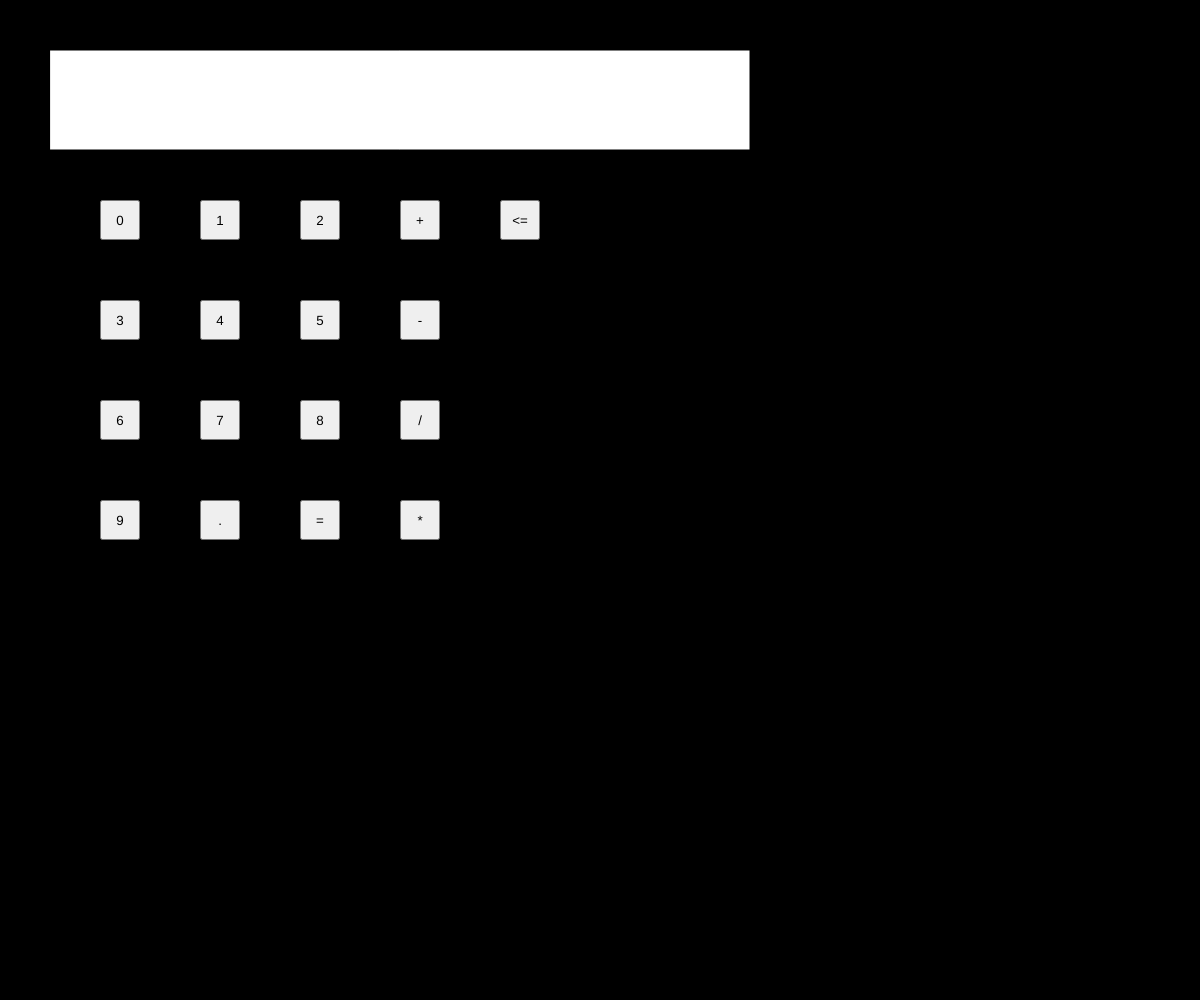
Frame 1 (no input)
Frame 60 (no input): identical to frame 1, image omitted
Frame 120 (the mouse pressed at the canvas centre since frame 60): identical to frame 1, image omitted

The p5.js sketch that drew this single still picture (run headless with seeded random() and noise() and a simulated clock; from frame 60 on, the mouse is pressed at the canvas centre):

// p5.js sketch
// ── sketch.js
var input;
var output;

var plusButton;
var minusButton;
var divideButton;
var multiplyButton;

var button;

var numButtons = [];

var numPos = [100,200];
var opPos = [400,200]

var string;

var currNum;

var enterButton;

var back;



function setup() {
  createCanvas(windowWidth,windowHeight );

  

    button = createButton("0");
    button.position(numPos[0],numPos[1])
    button.mousePressed(zero)
    button.size(40,40)
    numButtons.push(button);
    numPos[0]+=100;
    if(numPos[0]>300)
    {
      numPos[0]=100;
      numPos[1]+=100;
    }
    button = createButton("1");
    button.position(numPos[0],numPos[1])
    button.mousePressed(one)
    button.size(40,40)
    numButtons.push(button);
    numPos[0]+=100;
    if(numPos[0]>300)
    {
      numPos[0]=100;
      numPos[1]+=100;
    }
    button = createButton("2");
    button.position(numPos[0],numPos[1])
    button.mousePressed(two)
    button.size(40,40)
    numButtons.push(button);
    numPos[0]+=100;
    if(numPos[0]>300)
    {
      numPos[0]=100;
      numPos[1]+=100;
    }
    button = createButton("3");
    button.position(numPos[0],numPos[1])
    button.mousePressed(three)
    button.size(40,40)
    numButtons.push(button);
    numPos[0]+=100;
    if(numPos[0]>300)
    {
      numPos[0]=100;
      numPos[1]+=100;
    }
    button = createButton("4");
    button.position(numPos[0],numPos[1])
    button.mousePressed(four)
    button.size(40,40)
    numButtons.push(button);
    numPos[0]+=100;
    if(numPos[0]>300)
    {
      numPos[0]=100;
      numPos[1]+=100;
    }
    button = createButton("5");
    button.position(numPos[0],numPos[1])
    button.mousePressed(five)
    button.size(40,40)
    numButtons.push(button);
    numPos[0]+=100;
    if(numPos[0]>300)
    {
      numPos[0]=100;
      numPos[1]+=100;
    }
    button = createButton("6");
    button.position(numPos[0],numPos[1])
    button.mousePressed(six)
    button.size(40,40)
    numButtons.push(button);
    numPos[0]+=100;
    if(numPos[0]>300)
    {
      numPos[0]=100;
      numPos[1]+=100;
    }
    button = createButton("7");
    button.position(numPos[0],numPos[1])
    button.mousePressed(seven)
    button.size(40,40)
    numButtons.push(button);
    numPos[0]+=100;
    if(numPos[0]>300)
    {
      numPos[0]=100;
      numPos[1]+=100;
    }
    button = createButton("8");
    button.position(numPos[0],numPos[1])
    button.mousePressed(eight)
    button.size(40,40)
    numButtons.push(button);
    numPos[0]+=100;
    if(numPos[0]>300)
    {
      numPos[0]=100;
      numPos[1]+=100;
    }
    button = createButton("9");
    button.position(numPos[0],numPos[1])
    button.mousePressed(nine)
    button.size(40,40)
    numButtons.push(button);
    numPos[0]+=100;
    if(numPos[0]>300)
    {
      numPos[0]=100;
      numPos[1]+=100;
    }
    button = createButton(".");
    button.position(numPos[0],numPos[1])
    button.mousePressed(decimal)
    button.size(40,40)
    numButtons.push(button);

    numPos[0]+=100;
    if(numPos[0]>300)
    {
      numPos[0]=100;
      numPos[1]+=100;
    }

  string = "";

  

  back = createButton("<=");
  back.position(500,200)
  back.mousePressed(del);
  back.size(40,40)

  plusButton = createButton("+");
  plusButton.position(opPos[0],opPos[1])
  plusButton.mousePressed(plus);
  plusButton.size(40,40)
  opPos[1]+=100
  minusButton = createButton("-");
  minusButton.position(opPos[0],opPos[1])
  minusButton.mousePressed(minus);
  minusButton.size(40,40)
  opPos[1]+=100
  divideButton = createButton("/");
  divideButton.position(opPos[0],opPos[1])
  divideButton.mousePressed(divide);
  divideButton.size(40,40)
  opPos[1]+=100
  multiplyButton = createButton("*");
  multiplyButton.position(opPos[0],opPos[1])
  multiplyButton.mousePressed(multiply);
  multiplyButton.size(40,40)

  enterButton = createButton("=");
  enterButton.position(300,500)
  enterButton.mousePressed(calculate);
  enterButton.size(40,40)


}

function calculate()
{
  var ans = 0;
  var nums = [""];
  var ops = [];
  
  var numI = 0;

  for (var i = 0; i < string.length ; i++) {

    if(string[i] != "+" && string[i] != "-" &&string[i] != "/" &&string[i] != "*" )
    {
      nums[numI]+=string[i];
    }
    else
    {
      if(i==0 && string[i] == "-")
      {
        nums[numI]+=string[i];
      }
      else if(i !==0 && string[i] == "-" && (string[i-1] == "+" || string[i-1] == "-" ||string[i-1] == "/" ||string[i-1] == "*" ))
      {
        nums[numI]+=string[i];
      }
      
      else
      {
      ops.push(string[i]);
      numI++;
      nums.push("");
    }
    }
  } 

  

  for (var i = nums.length - 1; i >= 0; i--) {
    nums[i] = parseFloat(nums[i],10);
  }
  console.log(nums,ops);
  var i = 1;
  var ans = parseFloat(nums[0],10)
  while(i<nums.length)
  {
    if(ops[i-1] == "+")
    {
      ans+=parseFloat(nums[i],10)
    }
    if(ops[i-1] == "-")
    {
      ans-=parseFloat(nums[i],10)
    }
    if(ops[i-1] == "/")
    {
      ans/=parseFloat(nums[i],10)
    }
    if(ops[i-1] == "*")
    {
      ans*=parseFloat(nums[i],10)
    }
    i++;
  }


  string = ans.toString()
  

  
}

function decimal()
{
  string +=".";
}
function del()
{
  string = string.substring(0,string.length-1);
}
function zero()
{
  string+="0";
}
function one()
{
  string+="1";
}
function two()
{
  string+="2";
}
function three()
{
  string+="3";
}
function four()
{
  string+="4";
}
function five()
{
  string+="5";
}
function six()
{
  string+="6";
}
function seven()
{
  string+="7";
}
function eight()
{
  string+="8";
}
function nine()
{
  string+="9";
}
function plus()
{
  string+="+";
}
function minus()
{
  string+="-";
}
function divide()
{
  string+="/";
}
function multiply()
{
  string+="*";
}




function draw()
{
  background(0);
  fill("white ")
  rectMode(CORNERS);
  rect(50,50,750,150)

  fill("black");
  textSize(30);
  text(string,75,100);



  
}
